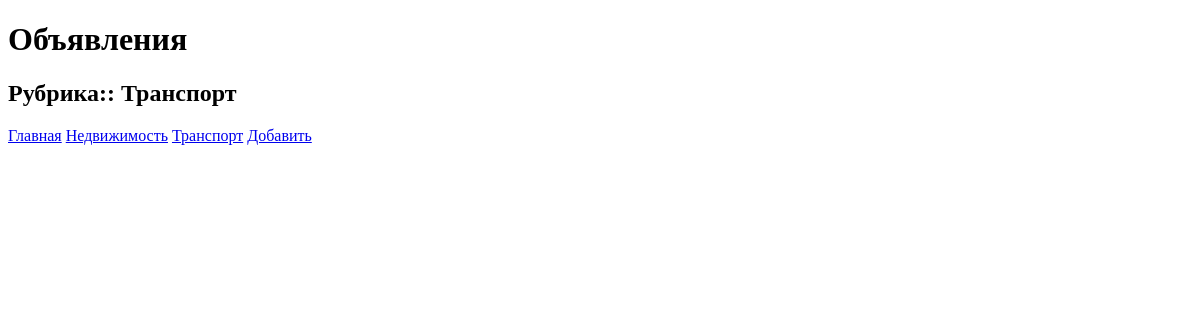
The page /bboard/2 on the database as committed earlier.
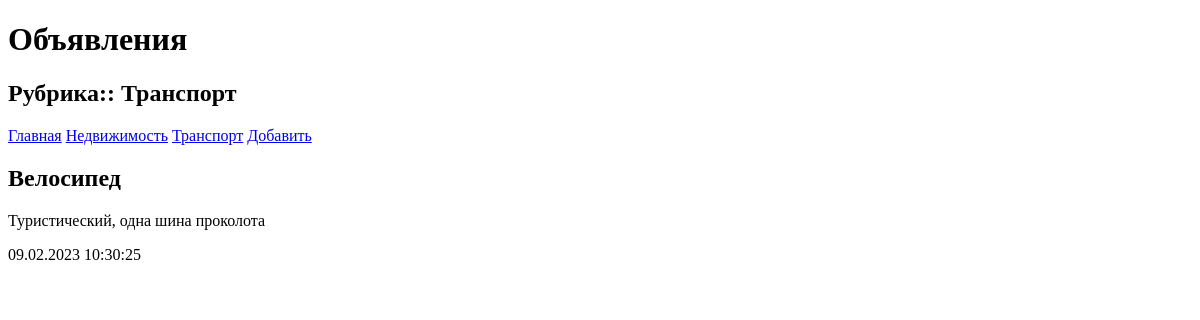
The same page on the database as committed later.
### bboard/models.py (models this page shows, shortened)
class Rubric(models.Model):
    name = models.CharField(max_length=20, db_index=True, verbose_name='Название')
    class Meta:
        verbose_name_plural='Рубрики'
        verbose_name='Рубрика'
        ordering=['name']

class Bb(models.Model):
    class Meta():
        verbose_name_plural='Объявления'
        verbose_name='Объявление'
        ordering=['-published']
    title = models.CharField(max_length=50, verbose_name='Товар')
    content= models.TextField(null=True, blank=True, verbose_name='Описание')
    price = models.FloatField(null=True, blank=True, verbose_name='Цена')
    published = models.DateTimeField(auto_now_add=True, db_index=True, verbose_name='Опубликовано')
    rubric = models.ForeignKey('Rubric',null=True, on_delete=models.PROTECT, verbose_name='Рубрика')

### bboard/views.py (the view)
# urls.py: path('<int:rubric_id>',by_rubric, name='by_rubric'),
def by_rubric(request, rubric_id):
    bbs = Bb.objects.filter(rubric=rubric_id)
    rubrics = Rubric.objects.all()
    current_rubric=Rubric.objects.get(pk=rubric_id)
    context = {'bbs':bbs,'rubrics':rubrics, 'current_rubric':current_rubric}
    return render(request, 'bboard/by_rubric.html', context)

### bboard/templates/bboard/by_rubric.html (shortened to what this page needs)
<!DOCTYPE html>
<html lang="ru">
<head>
</head>
<body>
    <h1>Объявления</h1>
    <h2>Рубрика:: {{current_rubric.name}}</h2>
    <div>
        <a href="{% url 'index' %}">Главная</a>
        {% for rubric in rubrics  %}
        <a href="{% url 'by_rubric' rubric.pk %}">{{rubric.name}}</a>
        {% endfor %}
        <a href="{% url 'add' %}">Добавить</a>
        {% for bb in bbs %}
            <div>
                <h2>{{bb.title}}</h2>
                <p>{{bb.content}}</p>
                <p>{{bb.published|date:"d.m.Y H:i:s"}}</p>
            </div>
        {% endfor %}
    </div>
</body>
</html>

Rows that differ between the two databases and show on the page:
added Bb: title "Велосипед", content "Туристический, одна шина проколота", published "09.02.2023 10:30:25"
